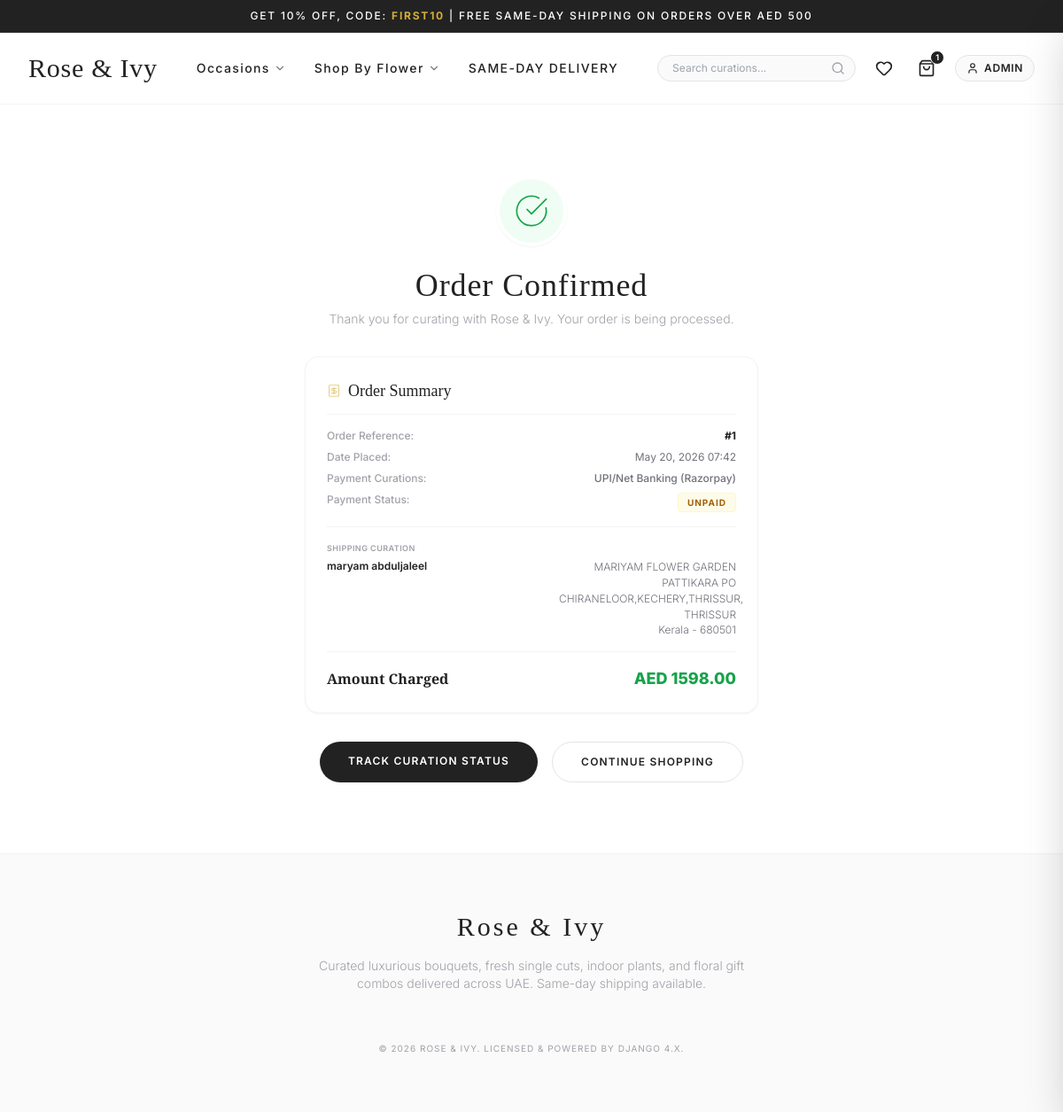
The app's page /orders/confirmation/1/ (signed in) with its own data.
### orders/models.py (models this page shows, shortened)
class Order(models.Model):
    ORDER_STATUS = (
        ('Pending', 'Pending'),
        ('Processing', 'Processing'),
        ('Shipped', 'Shipped'),
        ('Delivered', 'Delivered'),
    )
    PAYMENT_STATUS = (
        ('UNPAID', 'Unpaid'),
        ('PAID', 'Paid'),
        ('COD_PENDING', 'COD Pending'),
        ('FAILED', 'Failed'),
    )
    PAYMENT_METHODS = (
        ('STRIPE', 'Credit/Debit Card (Stripe)'),
        ('RAZORPAY', 'UPI/Net Banking (Razorpay)'),
        ('COD', 'Cash on Delivery'),
        ('WALLET', 'Wallet / Store Credit'),
    )
    user = models.ForeignKey(User, on_delete=models.CASCADE, related_name='orders')
    address = models.ForeignKey(Address, on_delete=models.SET_NULL, null=True, blank=True)
    total = models.DecimalField(max_digits=10, decimal_places=2)
    coupon = models.ForeignKey(Coupon, on_delete=models.SET_NULL, null=True, blank=True)
    discount_amount = models.DecimalField(max_digits=10, decimal_places=2, default=0.00)
    payment_method = models.CharField(max_length=20, choices=PAYMENT_METHODS)
    payment_status = models.CharField(max_length=20, choices=PAYMENT_STATUS, default='UNPAID')
    order_status = models.CharField(max_length=20, choices=ORDER_STATUS, default='Pending')
    gateway_order_id = models.CharField(max_length=100, blank=True, null=True)
    created_at = models.DateTimeField(auto_now_add=True)
    class Meta:
        ordering = ['-created_at']

### accounts/models.py (models this page shows, shortened)
class Address(models.Model):
    user = models.ForeignKey(User, on_delete=models.CASCADE, related_name='addresses')
    full_name = models.CharField(max_length=100)
    phone = models.CharField(max_length=15)
    street = models.CharField(max_length=255)
    city = models.CharField(max_length=100)
    state = models.CharField(max_length=100)
    pincode = models.CharField(max_length=10)
    is_default = models.BooleanField(default=False)
    class Meta:
        verbose_name_plural = "Addresses"

### orders/views.py (the view)
# urls.py: path('confirmation/<int:order_id>/', views.confirmation_view, name='confirmation'),
@login_required
def confirmation_view(request, order_id):
    order = get_object_or_404(Order, pk=order_id, user=request.user)
    return render(request, 'orders/confirmation.html', {'order': order})

### cart/context_processors.py (called while the page is built)
def cart_processor(request):
    cart_total_items = 0
    if request.user.is_authenticated:
        cart = Cart.objects.filter(user=request.user).first()
        if cart:
            cart_total_items = cart.total_items
    else:
        session_key = request.session.session_key
        if session_key:
            cart = Cart.objects.filter(session_key=session_key).first()
            if cart:
                cart_total_items = cart.total_items
    return {
        'cart_total_items': cart_total_items
    }

### cart/models.py (called while the page is built)
    @property
    def total_items(self):
        return sum(item.quantity for item in self.items.all())

### templates/orders/confirmation.html (shortened to what this page needs)
{% extends 'base.html' %}
{% load static %}
{% block content %}
<div class="max-w-2xl mx-auto py-12 select-none text-center">
    <div class="inline-flex items-center justify-center bg-green-50 text-green-600 rounded-full mb-6 border-4 border-white shadow-sm w-20 h-20">
        <i data-lucide="check-circle" class="w-10 h-10 stroke-1"></i>
    </div>
    <h1 class="font-serif text-3xl md:text-4xl font-medium text-brandCharcoal tracking-wide mb-2">Order Confirmed</h1>
    <p class="text-zinc-400 text-xs md:text-sm font-light mb-8">Thank you for curating with Rose & Ivy. Your order is being processed.</p>
    <div class="bg-white border border-zinc-100 p-6 rounded-2xl shadow-sm text-left mb-8 max-w-lg mx-auto space-y-4">
        <h3 class="font-serif text-lg font-medium text-brandCharcoal border-b border-zinc-100 pb-3 flex items-center gap-2">
            <i data-lucide="receipt" class="w-4 h-4 text-brandGold stroke-1"></i> Order Summary
        </h3>
        <div class="grid grid-cols-2 gap-2 text-xs">
            <span class="text-zinc-400 font-medium">Order Reference:</span>
            <span class="text-right font-bold text-brandCharcoal">#{{ order.id }}</span>
            <span class="text-zinc-400 font-medium">Date Placed:</span>
            <span class="text-right text-zinc-500">{{ order.created_at|date:"M d, Y H:i" }}</span>
            <span class="text-zinc-400 font-medium">Payment Curations:</span>
            <span class="text-right text-zinc-500 font-medium">{{ order.get_payment_method_display }}</span>
            <span class="text-zinc-400 font-medium">Payment Status:</span>
            <div class="text-right">
                <span class="inline-block text-[10px] uppercase tracking-widest font-bold {% if order.payment_status == 'PAID' %}bg-green-50 text-green-700 border border-green-100{% else %}bg-yellow-50 text-yellow-700 border border-yellow-100{% endif %} px-2.5 py-0.5 rounded">
                    {{ order.get_payment_status_display }}
                </span>
            </div>
        </div>
        <div class="border-t border-zinc-100 pt-4 text-xs space-y-1">
            <span class="text-zinc-400 font-semibold uppercase tracking-wider text-[9px] block mb-1">Shipping Curation</span>
            <div class="flex justify-between items-start gap-4">
                <span class="font-semibold text-brandCharcoal">{{ order.address.full_name }}</span>
                <div class="text-right text-zinc-500 font-light max-w-[200px]">
                    <p class="leading-normal">{{ order.address.street }}, {{ order.address.city }}</p>
                    <p>{{ order.address.state }} - {{ order.address.pincode }}</p>
                </div>
            </div>
        </div>
        <div class="border-t border-zinc-100 pt-4 flex justify-between items-baseline">
            <span class="font-serif text-base font-semibold text-brandCharcoal">Amount Charged</span>
            <span class="font-sans font-extrabold text-lg text-green-600">AED {{ order.total }}</span>
        </div>
    </div>
    <div class="flex flex-wrap justify-center gap-4 mt-8 text-xs font-semibold uppercase tracking-widest">
        <a href="{% url 'orders:order_detail' order.id %}" class="bg-brandCharcoal text-white hover:bg-brandGold transition-colors py-3.5 px-8 rounded-full shadow-sm">
            Track Curation Status
        </a>
        <a href="{% url 'store:product_list' %}" class="border border-zinc-200 text-brandCharcoal hover:bg-zinc-50 transition-colors py-3.5 px-8 rounded-full">
            Continue Shopping
        </a>
    </div>
</div>
{% endblock %}

### templates/base.html (shortened to what this page needs)
{% load static %}
<!DOCTYPE html>
<html lang="en">
<head>
    <script src="https://cdn.tailwindcss.com"></script>
</head>
<body class="bg-brandWhite text-brandCharcoal font-sans min-h-screen flex flex-col antialiased">
    <div class="bg-brandCharcoal text-white text-[10px] md:text-xs tracking-[0.15em] font-medium py-2.5 text-center px-4 uppercase select-none border-b border-white/5">
        GET 10% OFF, CODE: <span class="text-brandGold font-bold">FIRST10</span> | FREE SAME-DAY SHIPPING ON ORDERS OVER AED 500
    </div>
    <header class="sticky top-0 bg-white/95 backdrop-blur-md z-40 border-b border-zinc-100 transition-all">
        <div class="max-w-7xl mx-auto px-4 sm:px-6 lg:px-8 h-20 flex items-center justify-between">
            <a href="{% url 'store:home' %}" class="flex items-center gap-2 group">
                <span class="font-serif text-2xl md:text-3xl font-medium tracking-wide text-brandCharcoal transition-colors hover:text-brandGold">
                    Rose & Ivy
                </span>
            </a>
            <nav class="hidden lg:flex items-center gap-8 font-medium text-sm tracking-widest text-brandCharcoal uppercase">
                <div class="relative group py-4">
                    <button class="flex items-center gap-1 hover:text-brandGold transition-colors nav-hover-line">
                        Occasions <i data-lucide="chevron-down" class="w-3.5 h-3.5 opacity-60"></i>
                    </button>
                </div>
                <div class="relative group py-4">
                    <button class="flex items-center gap-1 hover:text-brandGold transition-colors nav-hover-line">
                        Shop By Flower <i data-lucide="chevron-down" class="w-3.5 h-3.5 opacity-60"></i>
                    </button>
                </div>
                <a href="{% url 'store:product_list' %}" class="hover:text-brandGold transition-colors nav-hover-line py-4">
                    Same-Day Delivery
                </a>
            </nav>
            <div class="flex items-center gap-4">
                <form action="{% url 'store:product_list' %}" method="GET" class="relative hidden sm:flex items-center">
                    <input type="search" placeholder="Search curations..." name="q" value="{{ request.GET.q|default:'' }}"
                           class="w-48 lg:w-56 bg-zinc-50 text-xs border border-zinc-200 rounded-full py-1.5 pl-4 pr-10 focus:outline-none focus:border-brandGold focus:bg-white transition-all text-brandCharcoal">
                    <button type="submit" class="absolute right-3 text-zinc-400 hover:text-brandGold">
                        <i data-lucide="search" class="w-4 h-4"></i>
                    </button>
                </form>
                <a href="{% url 'store:wishlist' %}" class="text-brandCharcoal hover:text-brandGold p-1.5 transition-colors relative" title="Wishlist">
                    <i data-lucide="heart" class="w-5 h-5"></i>
                </a>
                <button onclick="openCartDrawer()" class="text-brandCharcoal hover:text-brandGold p-1.5 transition-colors relative" title="Shopping Bag">
                    <i data-lucide="shopping-bag" class="w-5 h-5"></i>
                    <span id="cart-badge" class="absolute -top-1 -right-1 bg-brandCharcoal text-white text-[9px] font-bold rounded-full w-4 h-4 flex items-center justify-center border border-white">
                        {{ cart_total_items|default:0 }}
                    </span>
                </button>
                {% if user.is_authenticated %}
                    <div class="relative group">
                        <button class="flex items-center gap-1.5 text-xs tracking-wider uppercase font-semibold text-brandCharcoal hover:text-brandGold border border-zinc-200 rounded-full px-3 py-1.5 bg-zinc-50">
                            <i data-lucide="user" class="w-3.5 h-3.5"></i>
                            <span class="max-w-[70px] truncate hidden md:inline">{{ user.username }}</span>
                        </button>
                    </div>
                {% endif %}
            </div>
        </div>
    </header>
    <main class="flex-grow py-8 max-w-7xl mx-auto px-4 sm:px-6 lg:px-8 w-full">
        {% block content %}{% endblock %}
    </main>
    <footer class="bg-zinc-50 border-t border-zinc-100 py-16 mt-auto select-none">
        <div class="max-w-7xl mx-auto px-4 sm:px-6 lg:px-8 text-center">
            <h5 class="font-serif text-3xl text-brandCharcoal tracking-widest mb-4">Rose & Ivy</h5>
            <p class="text-zinc-400 text-xs md:text-sm max-w-lg mx-auto font-light leading-relaxed mb-6">
                Curated luxurious bouquets, fresh single cuts, indoor plants, and floral gift combos delivered across UAE. Same-day shipping available.
            </p>
            <p class="text-zinc-400 text-[10px] tracking-widest uppercase mb-0">&copy; {% now "Y" %} Rose & Ivy. Licensed & Powered by Django 4.x.</p>
        </div>
    </footer>
</body>
</html>

### templates/base.html (style rules this page uses)
.nav-hover-line { position: relative; }
.nav-hover-line::after { content: ''; position: absolute; width: 0; height: 1px; bottom: -4px; left: 50%; background-color: #D4AF37; transition: all 0.3s ease; transform: translateX(-50%); }

### records on screen
Order: id "1", created_at "May 20, 2026 07:42", payment_method "UPI/Net Banking (Razorpay)", payment_status "UNPAID", address.full_name "maryam abduljaleel", address.street "MARIYAM FLOWER GARDEN PATTIKARA PO CHIRANELOOR,KECHERY,THRISSUR", address.city "THRISSUR", address.state "Kerala", address.pincode "680501", total "1598.00"

### other values on screen
{{ cart_total_items|default:0 }} "1"
{{ user.username }} "ADMIN"
